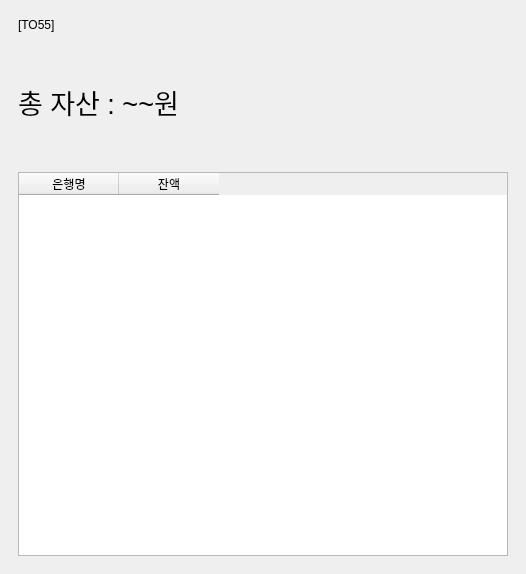
<?xml version="1.0" encoding="UTF-8"?>
<ui version="4.0">
 <class>MainWindow</class>
 <widget class="QMainWindow" name="MainWindow">
  <property name="geometry">
   <rect>
    <x>0</x>
    <y>0</y>
    <width>526</width>
    <height>574</height>
   </rect>
  </property>
  <property name="windowTitle">
   <string>MainWindow</string>
  </property>
  <widget class="QWidget" name="centralwidget">
   <layout class="QGridLayout" name="gridLayout_2">
    <item row="0" column="0">
     <layout class="QGridLayout" name="gridLayout">
      <item row="0" column="0">
       <widget class="QStackedWidget" name="stackedWidget">
        <widget class="QWidget" name="page">
         <layout class="QVBoxLayout" name="verticalLayout_2">
          <item>
           <layout class="QVBoxLayout" name="verticalLayout" stretch="0,1,3">
            <item>
             <widget class="QLabel" name="label_2">
              <property name="enabled">
               <bool>true</bool>
              </property>
              <property name="text">
               <string>[TO55]</string>
              </property>
             </widget>
            </item>
            <item>
             <widget class="QLabel" name="label">
              <property name="font">
               <font>
                <pointsize>20</pointsize>
               </font>
              </property>
              <property name="text">
               <string>총 자산 : ~~원</string>
              </property>
             </widget>
            </item>
            <item>
             <widget class="QTableWidget" name="tableWidget">
              <column>
               <property name="text">
                <string>은행명</string>
               </property>
              </column>
              <column>
               <property name="text">
                <string>잔액</string>
               </property>
              </column>
             </widget>
            </item>
           </layout>
          </item>
         </layout>
        </widget>
        <widget class="QWidget" name="page_2">
         <layout class="QVBoxLayout" name="verticalLayout_4">
          <item>
           <layout class="QGridLayout" name="gridLayout_3">
            <item row="0" column="1" rowspan="2">
             <widget class="QPushButton" name="pushButton_4">
              <property name="text">
               <string>뒤로 가기</string>
              </property>
             </widget>
            </item>
            <item row="0" column="0" rowspan="2">
             <widget class="QLabel" name="label_3">
              <property name="text">
               <string>[TO55]</string>
              </property>
             </widget>
            </item>
           </layout>
          </item>
          <item>
           <widget class="QLabel" name="label_4">
            <property name="text">
             <string>계좌명 : 잔고</string>
            </property>
           </widget>
          </item>
          <item>
           <widget class="QTableWidget" name="tableWidget_2">
            <column>
             <property name="text">
              <string>날짜</string>
             </property>
            </column>
            <column>
             <property name="text">
              <string>시간</string>
             </property>
            </column>
            <column>
             <property name="text">
              <string>구분</string>
             </property>
            </column>
            <column>
             <property name="text">
              <string>이름/계좌</string>
             </property>
            </column>
            <column>
             <property name="text">
              <string>금액</string>
             </property>
            </column>
            <column>
             <property name="text">
              <string>메모</string>
             </property>
            </column>
           </widget>
          </item>
          <item>
           <layout class="QHBoxLayout" name="horizontalLayout">
            <item>
             <widget class="QPushButton" name="pushButton_2">
              <property name="text">
               <string>입금</string>
              </property>
             </widget>
            </item>
            <item>
             <widget class="QPushButton" name="pushButton_3">
              <property name="text">
               <string>출금</string>
              </property>
             </widget>
            </item>
            <item>
             <widget class="QPushButton" name="pushButton">
              <property name="text">
               <string>송금</string>
              </property>
             </widget>
            </item>
           </layout>
          </item>
         </layout>
        </widget>
       </widget>
      </item>
     </layout>
    </item>
   </layout>
  </widget>
 </widget>
 <resources/>
 <connections/>
</ui>
